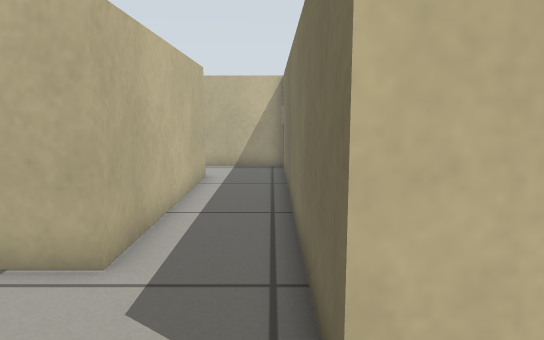
view 1 (above)

16 first-person views from a walk through a Gazebo world. The camera is 0.57 m above the floor, tilts 8° down and sees 70° across. The floor is counted in squares, 0.25 m on a side. Each view is taken from the middle of a square. On the plan, view 1 faces up. The plan holds only what a view shows up to about 20 squares ahead; the rest is blank.

view 2
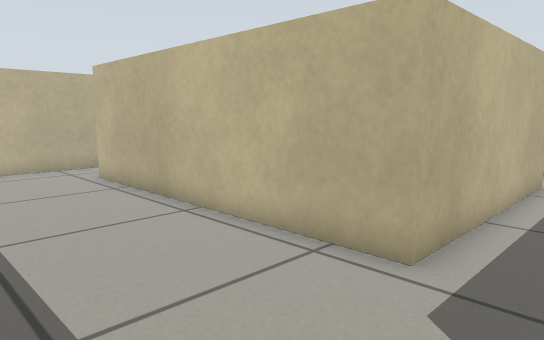

view 3
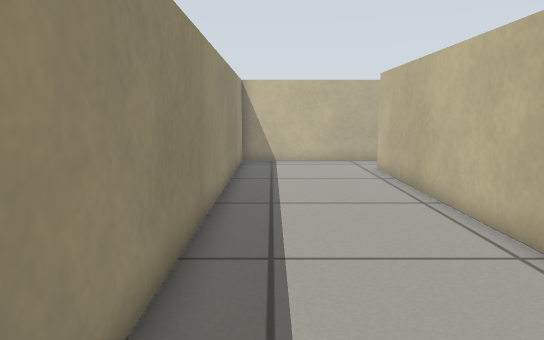

view 4
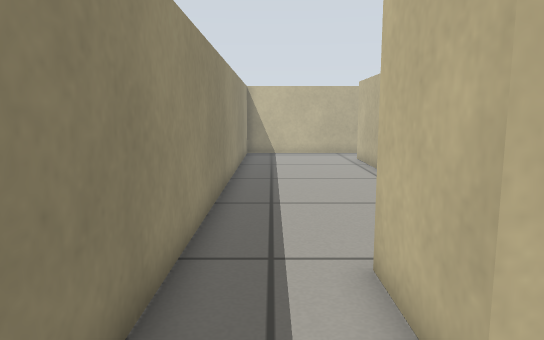

view 5
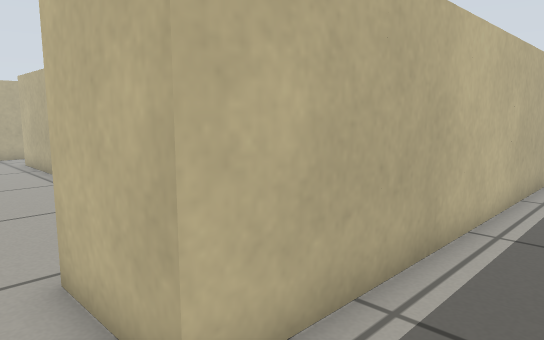

view 6
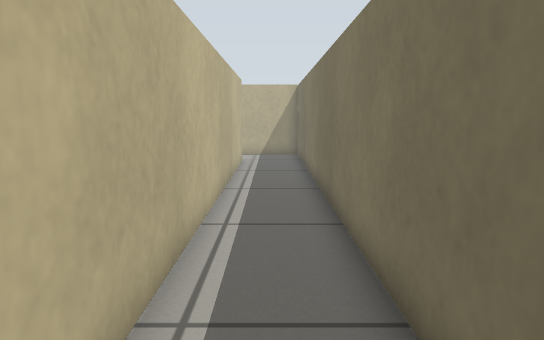

view 7
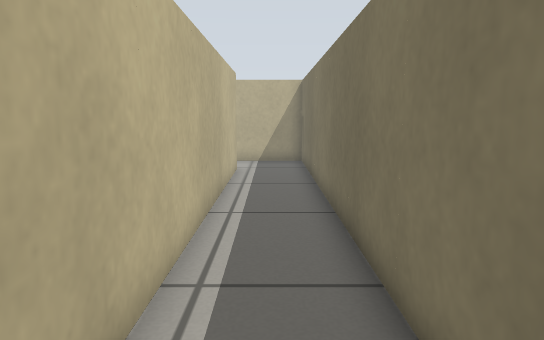

view 8
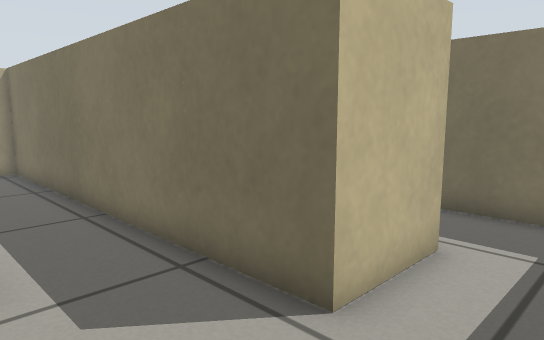

view 9
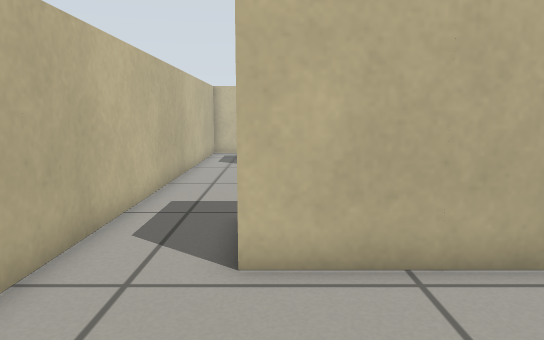

view 10
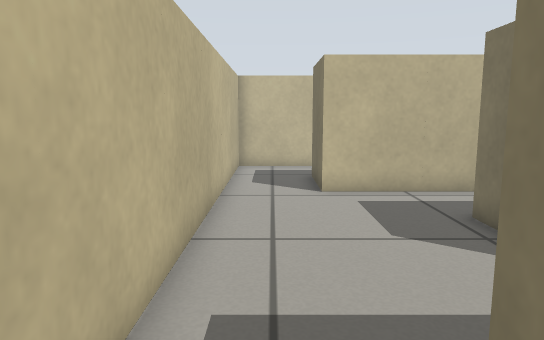

view 11
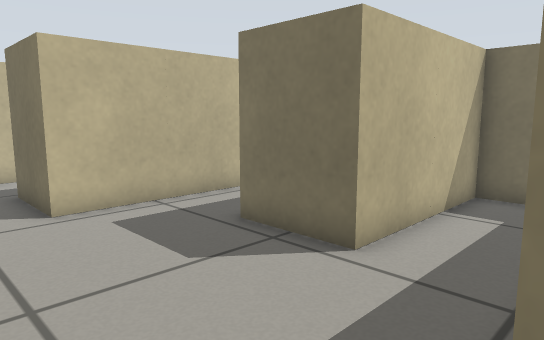

view 12
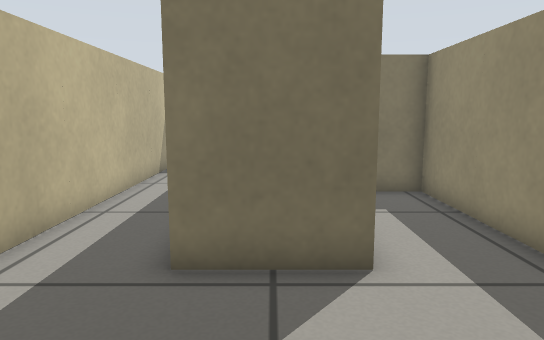

view 13
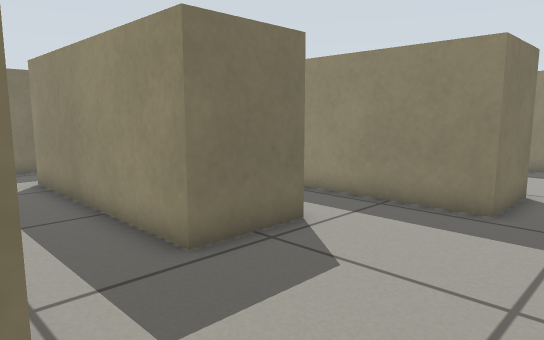

view 14
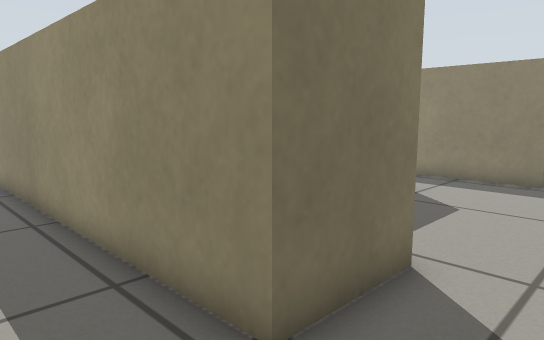

view 15
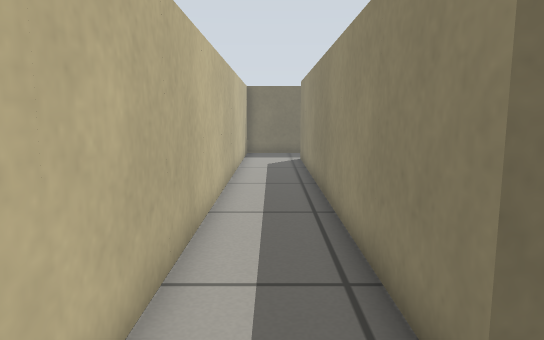

view 16
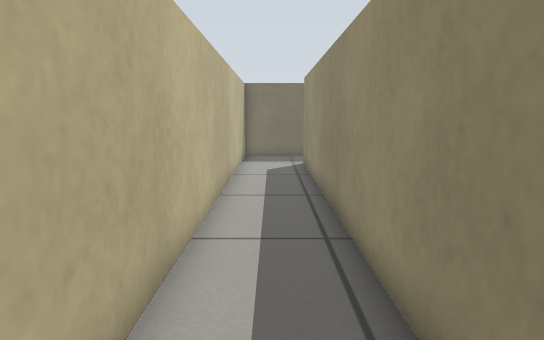

### Floor plan
Ten units are one square. View 1 is at (0, 0); x grows to the right and y downward. Boxes are objects, and circles mark ways between rooms. Rooms are numbered by the first view taken in them; rooms with no view inside come last. Other rooms are left out.
<svg viewBox="-180 -240 250 250">
<path fill="none" stroke="#000" d="M-25 -55 -145 -55M-175 -45 -175 5 41 5M35 -25 5 -25 5 -45M5 -45 5 -175 -145 -175 -145 -205 35 -205 35 -25M-145 -55 -145 -85 -55 -85 -55 -115 -115 -115 -115 -145 -25 -145 -25 -55M65 -15 65 -235 -175 -235 -175 -45"/>
<circle cx="-10" cy="-53" r="3" fill="#2a7"/>
<circle cx="-160" cy="-53" r="3" fill="#2a7"/>
<circle cx="40" cy="-10" r="3" fill="#2a7"/>
<text x="-80" y="-20">1</text>
<text x="-50" y="-150">2</text>
</svg>
Room 1 opens to room 2.

Where each view was taken, in squares from view 1:
view 1: 0 up, 0 right, facing up
view 2: 0 up, 0 right, facing up-left
view 3: 1 up, 2 right, facing left
view 4: 1 up, 6 right, facing left
view 5: 1 up, 6 right, facing up-left
view 6: 1 up, 5 right, facing up
view 7: 4 up, 5 right, facing up
view 8: 0 up, 3 left, facing up-right
view 9: 0 up, 14 left, facing up
view 10: 6 up, 16 left, facing up
view 11: 8 up, 17 left, facing up-right
view 12: 13 up, 17 left, facing right
view 13: 18 up, 17 left, facing down-right
view 14: 23 up, 17 left, facing down-right
view 15: 22 up, 17 left, facing right
view 16: 22 up, 15 left, facing right
